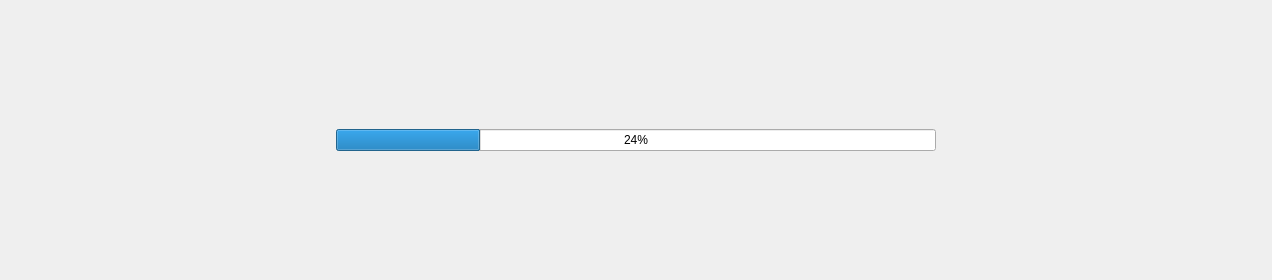
<?xml version="1.0" encoding="UTF-8"?>
<ui version="4.0">
 <class>AppOtaSubPage</class>
 <widget class="QWidget" name="AppOtaSubPage">
  <property name="geometry">
   <rect>
    <x>0</x>
    <y>0</y>
    <width>1272</width>
    <height>280</height>
   </rect>
  </property>
  <property name="windowTitle">
   <string>Form</string>
  </property>
  <layout class="QHBoxLayout" name="horizontalLayout">
   <item>
    <spacer name="horizontalSpacer">
     <property name="orientation">
      <enum>Qt::Horizontal</enum>
     </property>
     <property name="sizeHint" stdset="0">
      <size>
       <width>318</width>
       <height>20</height>
      </size>
     </property>
    </spacer>
   </item>
   <item>
    <widget class="QProgressBar" name="appOtaProgressBar">
     <property name="minimumSize">
      <size>
       <width>600</width>
       <height>0</height>
      </size>
     </property>
     <property name="value">
      <number>24</number>
     </property>
    </widget>
   </item>
   <item>
    <spacer name="horizontalSpacer_2">
     <property name="orientation">
      <enum>Qt::Horizontal</enum>
     </property>
     <property name="sizeHint" stdset="0">
      <size>
       <width>318</width>
       <height>20</height>
      </size>
     </property>
    </spacer>
   </item>
  </layout>
 </widget>
 <resources/>
 <connections/>
</ui>
